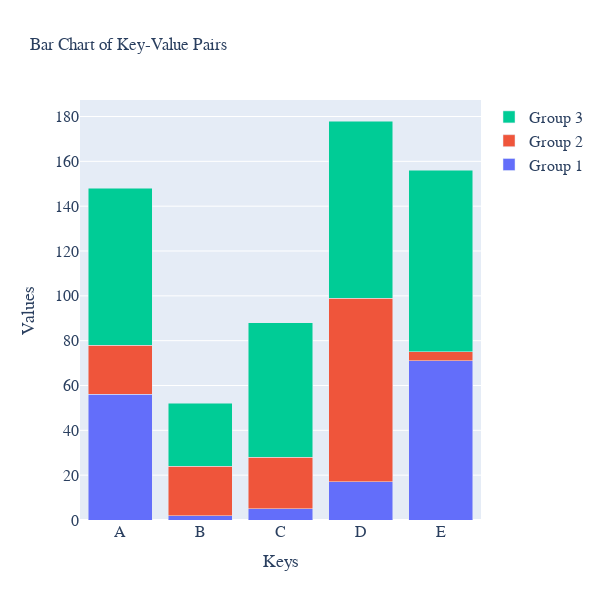

The notebook cell saved with this chart:
### Code cell
# create figure
fig = go.Figure()

# plot data
for i, vals in enumerate(vals_array):
    fig.add_trace(
        go.Bar(x=keys, y=vals, name=f"Group {i+1}", hovertemplate=f"<b>Group {i+1}</b><br><b>Key:</b> %{{x}}<br><b>Value:</b> %{{y}}<extra></extra>")
    )

# update layout
fig.update_layout(
    barmode="stack",
    font_family="Averta",
    hoverlabel_font_family="Averta",
    title_text="Bar Chart of Key-Value Pairs",
    xaxis_title_text="Keys",
    xaxis_title_font_size=18,
    xaxis_tickfont_size=16,
    yaxis_title_text="Values",
    yaxis_title_font_size=18,
    yaxis_tickfont_size=16,
    hoverlabel_font_size=16,
    legend_font_size=16,
    height=600, 
    width=600
)

fig.show()

### Figure 1 — Plotly figure (JSON) as saved in the notebook; plotly's stock layout.template omitted (floating-point values rounded to 4 significant figures)
{"data": [{"hovertemplate": "<b>Group 1</b><br><b>Key:</b> %{x}<br><b>Value:</b> %{y}<extra></extra>", "name": "Group 1", "type": "bar", "x": ["A", "B", "C", "D", "E"], "y": [56, 2, 5, 17, 71]}, {"hovertemplate": "<b>Group 2</b><br><b>Key:</b> %{x}<br><b>Value:</b> %{y}<extra></extra>", "name": "Group 2", "type": "bar", "x": ["A", "B", "C", "D", "E"], "y": [22, 22, 23, 82, 4]}, {"hovertemplate": "<b>Group 3</b><br><b>Key:</b> %{x}<br><b>Value:</b> %{y}<extra></extra>", "name": "Group 3", "type": "bar", "x": ["A", "B", "C", "D", "E"], "y": [70, 28, 60, 79, 81]}], "layout": {"barmode": "stack", "font": {"family": "Averta"}, "height": 600, "hoverlabel": {"font": {"family": "Averta", "size": 16}}, "legend": {"font": {"size": 16}}, "title": {"text": "Bar Chart of Key-Value Pairs"}, "width": 600, "xaxis": {"autorange": true, "range": [-0.5, 4.5], "tickfont": {"size": 16}, "title": {"font": {"size": 18}, "text": "Keys"}, "type": "category"}, "yaxis": {"autorange": true, "range": [0, 187.4], "tickfont": {"size": 16}, "title": {"font": {"size": 18}, "text": "Values"}, "type": "linear"}}}
